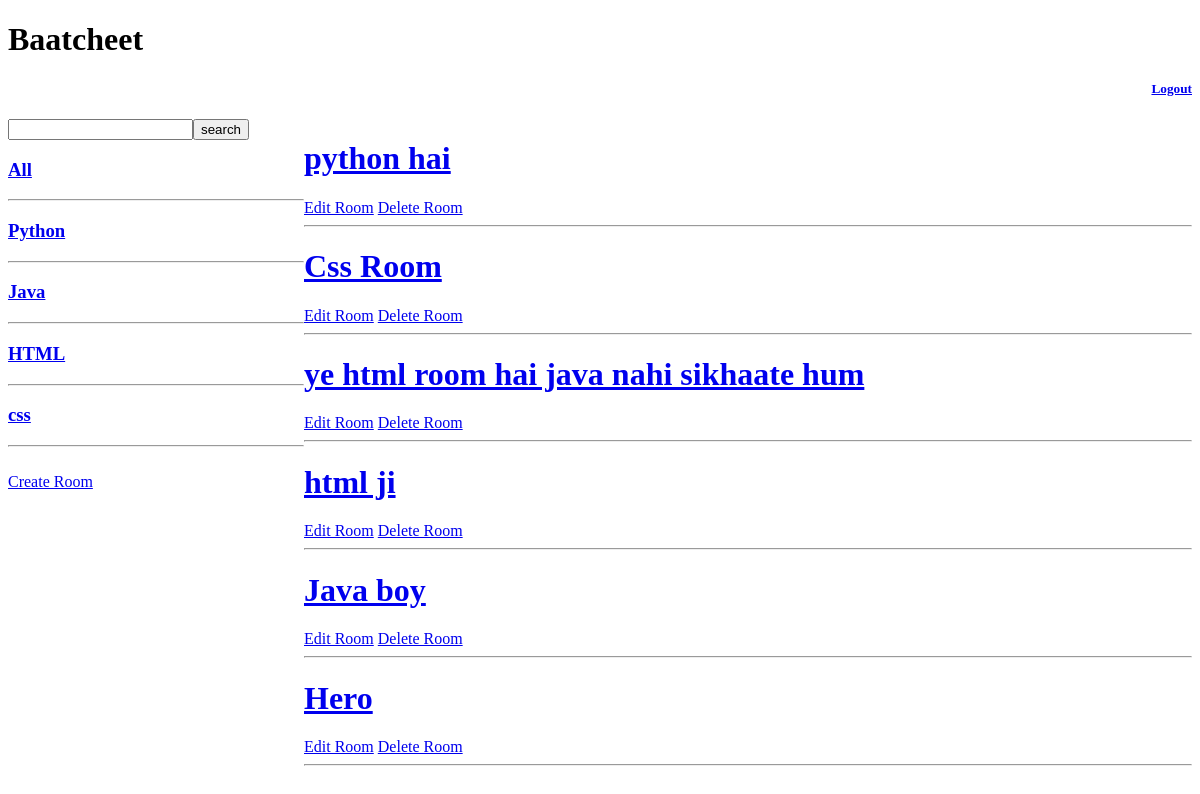
The app's page / (signed in), older data.
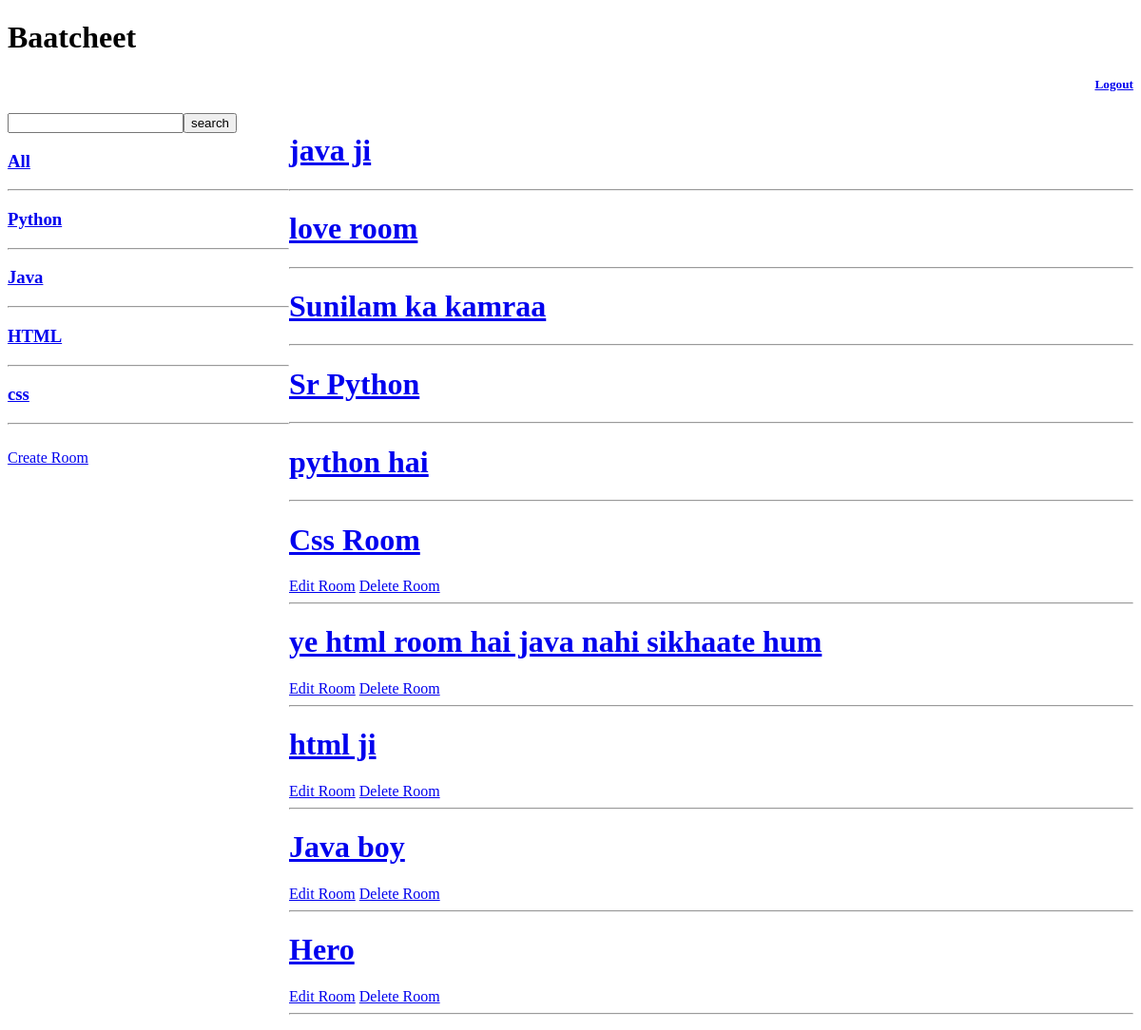
The same page, newer data.
### chat_app/models.py (models this page shows, shortened)
class Topic(models.Model):
    name=models.CharField(max_length=200)

class Room(models.Model):
    host=models.ForeignKey(User,on_delete=models.SET_NULL,null=True)
    topic=models.ForeignKey(Topic,on_delete=models.SET_NULL,null=True)
    participants=models.ManyToManyField(User,related_name='participants')
    name=models.CharField(max_length=200)
    discription=models.TextField(null=True,blank=True)
    updated=models.DateTimeField(auto_now=True)
    created=models.DateTimeField(auto_now_add=True)
    class Meta:
        ordering=['-updated','-created']

### chat_app/views.py (the view)
# urls.py: 2. Add a URL to urlpatterns:  path('', views.home, name='home')
def home(request):
    q=request.GET.get('search') if request.GET.get('search') !=None else ''
    room=Room.objects.filter(Q(topic__name__icontains=q)| Q(discription__icontains=q) | Q(name__icontains=q))
    topics=Topic.objects.all()
    context={'rooms':room, 'topics':topics}
    return render(request,'chat_app/home.html',context)

### chat_app/templates/chat_app/home.html (shortened to what this page needs)
{% extends 'chat_app/base.html' %}
{% block content %}
{% if request.user.is_authenticated %}
    <h5 style="text-align: end;"><a href="{% url 'chat_app:logoutUser' %}">Logout</a></h5>
    {% else  %}
    <h5 style="text-align: end;"><a href="{% url 'chat_app:login_register' %}">Login</a></h5>
    {% endif %}
<div class="parent">
    <div class="child1">
        <form action="" method="get">
            <input type="text" name="search" id="searchBox"><input type="submit" value="search">
            </form>
<h3><a href="{% url 'chat_app:home' %}">All</a></h3>
<hr>
{% for topic in topics %}
<h3><a href="{% url 'chat_app:home' %}?search={{topic.name}}">{{topic.name}}</a></h3>
<hr>
{% endfor %}
<br>
<a href="{% url 'chat_app:createRoom' %}">Create Room</a>
</div>
<div class="child2">
{% for room in rooms %}
<h1><a href="{% url 'chat_app:room' room.id %}">{{room.name}}</a></h1>
{% if request.user == room.host %}
<a href="{% url 'chat_app:updateRoom' room.id %}">Edit Room</a>
<a href="{% url 'chat_app:deleteRoom' room.id %}">Delete Room</a>
{% endif %}
<hr>
{% endfor %}
</div>
</div>
{% endblock %}

Row changes from the older to the newer data that the page shows:
added Room: name "java ji"
added Room: name "love room"
added Room: name "Sunilam ka kamraa"
added Room: name "Sr Python"
changed Room "python hai": no longer shows "Edit Room Delete Room"
